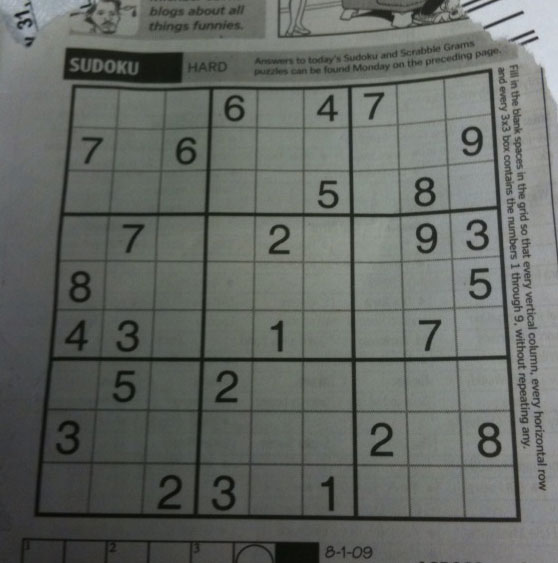
#> input picture Pictures/sudoku.png, 558 x 563 px
$ jupyter execute --allow-errors 22-hough-transform.ipynb
#> lines starting #> are read from the running program, lines starting #| are printed output that depends on the picture; after the words box and inside, x2 and y2 are one past the last pixel; in counts of white or black regions, pixels touching at a corner belong together
# Hough Transform

[cell 1]
import cv2
import numpy as np

## HoughLines
`lines = cv2.HoughLines(image, rho, theta, threshold)`
- lines: outputs vector of lines in polar cooradinates
- rho: distance resolution of accumulator in pixels
- theta: angle resolution of accumulator in radians
- threshold: Only those lines are returnes that get enough votes

[cell 2]
img = cv2.imread('./Pictures/sudoku.png')
#> img is the input picture: shape (563, 558, 3); mean B, G, R 99.5, 104.1, 100

# for canny edge detection convert it to grayscale img
gray = cv2.cvtColor(img, cv2.COLOR_BGR2GRAY)
edges = cv2.Canny(gray, 50, 150, apertureSize=3)
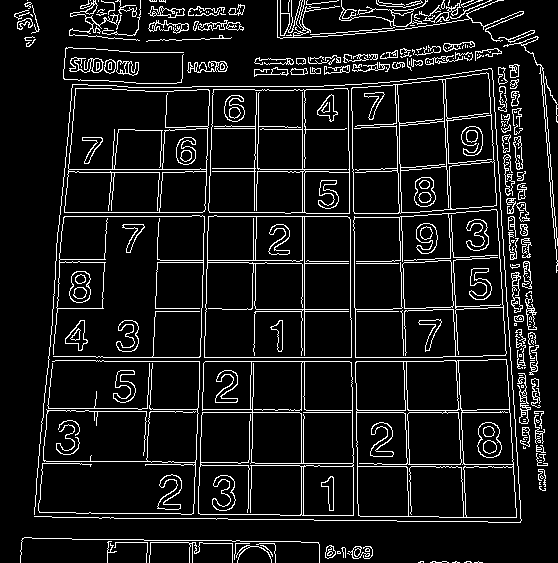
#> edges: shape (563, 558); 9.4% white in thin lines or dots

# lines = cv2.HoughLines(image, rho, theta, threshold)
lines = cv2.HoughLines(edges, 1, np.pi/180, 200)
#> lines = 29 rows, first 8: [361, 1.57], [357, 1.57], [304, 0], [412, 1.57], [212, 0.0349], [216, 0.0349], [216, 1.57], [-349, 3.12]

[cell 3]
for line in lines:
    r, theta = line[0]
    a = np.cos(theta)
    b = np.sin(theta)

    # (x0,y0) will give you the top left corner of the image
    x0 = r*a
    y0 = r*b

    x1 = int(x0 + 1000*b)
    y1 = int(y0 - 1000*a)

    x2 = int(x0 - 1000*b)
    y2 = int(y0 + 1000*a)

    cv2.line(img, (x1,y1), (x2,y2), (0,0,255), 2)
#> this loop made 29 passes
#> (r, theta, a, b, x0, y0, x1, y1) on passes 1 to 12: (361, 1.57, -4.37e-08, 1, -1.58e-05, 361, 999, 361), (357, 1.57, -4.37e-08, 1, -1.56e-05, 357, 999, 357), (304, 0, 1, 0, 304, 0, 304, -1000), (412, 1.57, -4.37e-08, 1, -1.8e-05, 412, 999, 412), (212, 0.0349, 0.999, 0.0349, 211.9, 7.4, 246, -991), (216, 0.0349, 0.999, 0.0349, 215.9, 7.54, 250, -991), (216, 1.57, -4.37e-08, 1, -9.44e-06, 216, 999, 216), (-349, 3.12, -1, 0.0175, 348.9, -6.09, 366, 993), (169, 1.57, -4.37e-08, 1, -7.39e-06, 169, 999, 169), (257, 0.0175, 1, 0.0175, 257, 4.49, 274, -995), (212, 1.57, -4.37e-08, 1, -9.27e-06, 212, 999, 212), (-393, 3.11, -0.999, 0.0349, 392.8, -13.72, 427, 985)
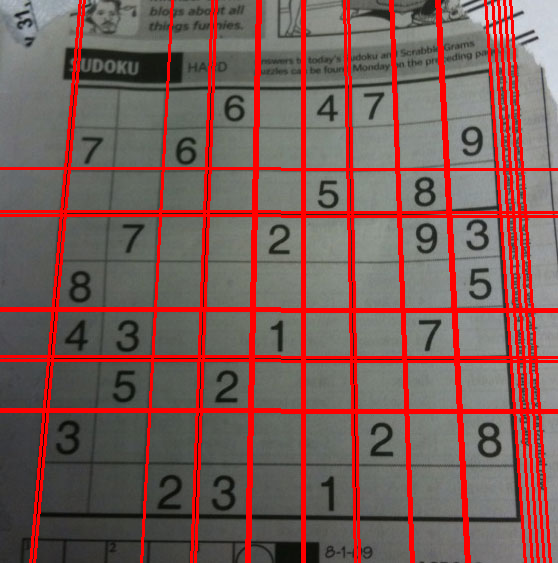
#> img: shape (563, 558, 3); 14.38% of pixels changed, all inside (x1, y1, x2, y2) = (0, 0, 558, 563)

[cell 4]
cv2.imshow('image with HoughLines', img)
cv2.imshow('Canny edge image', edges)

cv2.waitKey(0)
cv2.destroyAllWindows()

## HoughLinesP
`lines = cv2.HoughLinesP(image, rho, theta, threshold)`
- minLineLength: line segment shorter than this are rejected
- maxLineGap: Maximim allowed gap betweeen line segments to treat them as a single line

[cell 5]
img = cv2.imread('./Pictures/road.jpg')
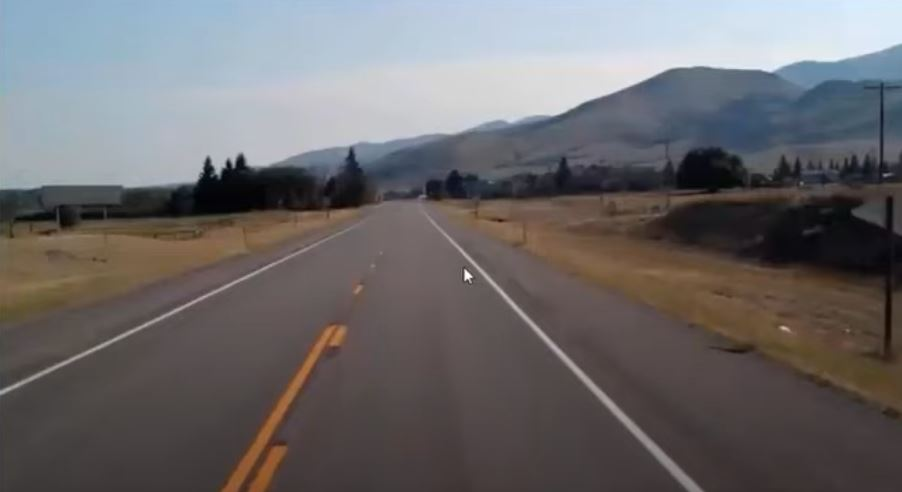
#> input picture Pictures/road.jpg, 902 x 492 px
#> img is the input picture: shape (492, 902, 3); mean B, G, R 106.8, 105.3, 108

# for canny edge detection convert it to grayscale img
gray = cv2.cvtColor(img, cv2.COLOR_BGR2GRAY)
#> gray: shape (492, 902)
edges = cv2.Canny(gray, 50, 150, apertureSize=3)
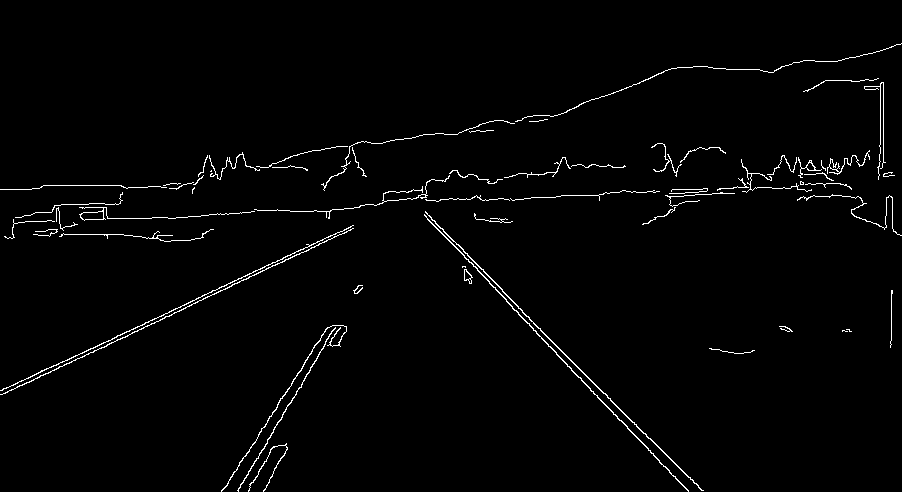
#> edges: shape (492, 902); 1.7% white in thin lines or dots

# applying HoughLinesP
lines = cv2.HoughLinesP(edges, 1, np.pi/180, 100, minLineLength=100, maxLineGap=10)
#> lines = 14 rows, first 6: [1, 390, 241, 278], [0, 390, 353, 225], [502, 291, 701, 490], [489, 283, 597, 395], [567, 366, 688, 491], [0, 394, 256, 274]

[cell 6]
for line in lines:
    x1,y1,x2,y2 = line[0]
    cv2.line(img, (x1,y1), (x2,y2), (0,255,0), 2)
#> this loop made 14 passes
#> (x1, y1, x2, y2) on passes 1 to 12: (1, 390, 241, 278), (0, 390, 353, 225), (502, 291, 701, 490), (489, 283, 597, 395), (567, 366, 688, 491), (0, 394, 256, 274), (193, 303, 353, 228), (518, 308, 648, 438), (221, 491, 328, 327), (431, 219, 540, 328), (238, 490, 325, 344), (424, 214, 529, 323)
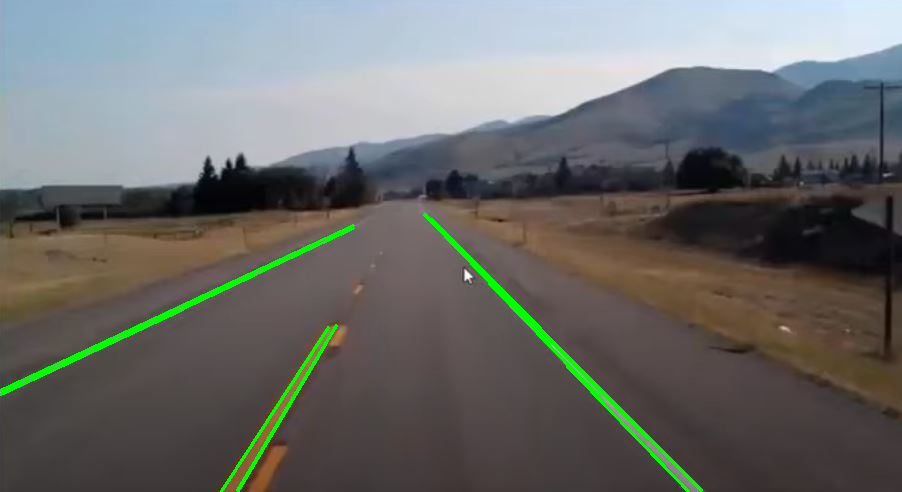
#> img: shape (492, 902, 3); 1.48% of pixels changed, all inside (x1, y1, x2, y2) = (0, 213, 703, 492)

[cell 7]
cv2.imshow('image with HoughLinesP', img)
cv2.waitKey(0)
cv2.destroyAllWindows()

# Lane detection on an image

[cell 8]
def roi(img, vertices):
    mask = np.zeros_like(img)
    mask_color = 255
    cv2.fillPoly(mask, vertices, mask_color)
    masked_img = cv2.bitwise_and(img, mask)
    return masked_img

[cell 9]
# read the image
img = cv2.imread('./Pictures/road.jpg')


# convert the image to grayscale mode
maskedImg_gray = cv2.cvtColor(img, cv2.COLOR_BGR2GRAY)
# apply canny edge detection
canny_image = cv2.Canny(maskedImg_gray, 50, 150)


# crop the region of interest(roi)
h,w,_= img.shape
#> h = 492; w = 902
roi_vertices = [(0,h), (w/2, h/2), (w,h)]
#> roi_vertices = [(0, 492), (451, 246), (902, 492)]
maskedImg = roi(canny_image, np.array([roi_vertices], np.int32))
#> in roi, `cv2.fillPoly(mask, vertices, mask_color)`: mask: shape (492, 902); 25% white; 1 white region, box (x1, y1, x2, y2) and area: (1, 246, 902, 492) 111151
#> in roi, `masked_img = cv2.bitwise_and(img, mask)`: masked_img: shape (492, 902); 0.39% white in thin lines or dots, all inside (x1, y1, x2, y2) = (221, 249, 704, 492)


# applying HoughLinesP
lines = cv2.HoughLinesP(maskedImg, 6, np.pi/60, 160, lines=np.array([]), minLineLength=40, maxLineGap=25)
#> lines = [[502, 291, 701, 490], [567, 366, 627, 426], [570, 367, 613, 414], [258, 458, 335, 325], [500, 287, 537, 327], [477, 268, 548, 346], [550, 346, 594, 394], [254, 443, 280, 398], [648, 448, 685, 488]]

[cell 10]
for line in lines:
    x1,y1,x2,y2 = line[0]
    cv2.line(img, (x1,y1), (x2,y2), (0,255,0), 2)
#> this loop made 9 passes

[cell 11]
cv2.imshow('Original image with HoughLinesP', img)
cv2.imshow('Canny image', canny_image)
cv2.imshow('Masked image', maskedImg)

cv2.waitKey(0)
cv2.destroyAllWindows()

# Lane detection on a video

[cell 12]
def roi(img, vertices):
    mask = np.zeros_like(img)
    mask_color = 255
    cv2.fillPoly(mask, vertices, mask_color)
    masked_img = cv2.bitwise_and(img, mask)
    return masked_img

[cell 13]
def draw_lines(img, lines):
    img = np.copy(img)
    blank_image = np.zeros((img.shape[0], img.shape[1], 3), np.uint8)
    print('-----------------------', lines)
    if lines == [None]:
        return img
    else:
        for line in lines:
            for x1,y1,x2,y2 in line:
                cv2.line(blank_image, (x1,y1), (x2,y2), (0,255,0), 3)
                #x1,y1,x2,y2 = line[0]
        img = cv2.addWeighted(img, 0.8, blank_image, 1, 0)
        return img

[cell 14]
def process(image):

    # convert the image to grayscale mode
    maskedImg_gray = cv2.cvtColor(image, cv2.COLOR_BGR2GRAY)
    # apply canny edge detection
    canny_image = cv2.Canny(maskedImg_gray, 100, 200)


    # crop the region of interest(roi)
    h,w,_= image.shape
    roi_vertices = [(0,h), (w/2, 3*h/4), (w,h)]
    maskedImg = roi(canny_image, np.array([roi_vertices], np.int32))


    # applying HoughLinesP
    lines = cv2.HoughLinesP(maskedImg, 6, np.pi/180, 160, minLineLength=40, maxLineGap=25)
    linesImg = draw_lines(image, np.array([lines]))

    return linesImg

[cell 15]
# read the image
img = cv2.imread('./Pictures/road2.JPG')
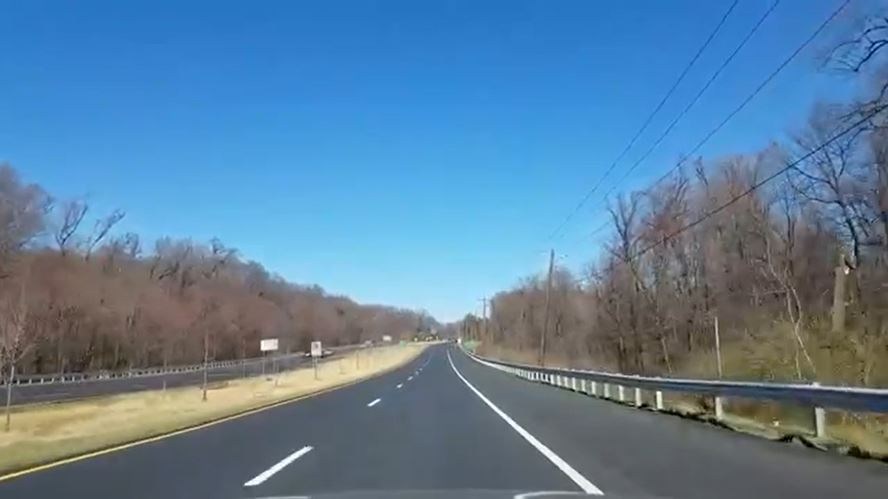
#> input picture Pictures/road2.JPG, 888 x 499 px
#> img is the input picture: shape (499, 888, 3); mean B, G, R 157.3, 128.2, 92.2
#> (the rest of this cell did not finish here and is left out)

#> in process, `canny_image = cv2.Canny(maskedImg_gray, 100, 200)`: canny_image: shape (499, 888); 3.1% white in thin lines or dots
#> in roi, `cv2.fillPoly(mask, vertices, mask_color)`: mask: shape (499, 888); 12.5% white; 1 white region, box (x1, y1, x2, y2) and area: (3, 374, 886, 499) 55567
#> in roi, `masked_img = cv2.bitwise_and(img, mask)`:
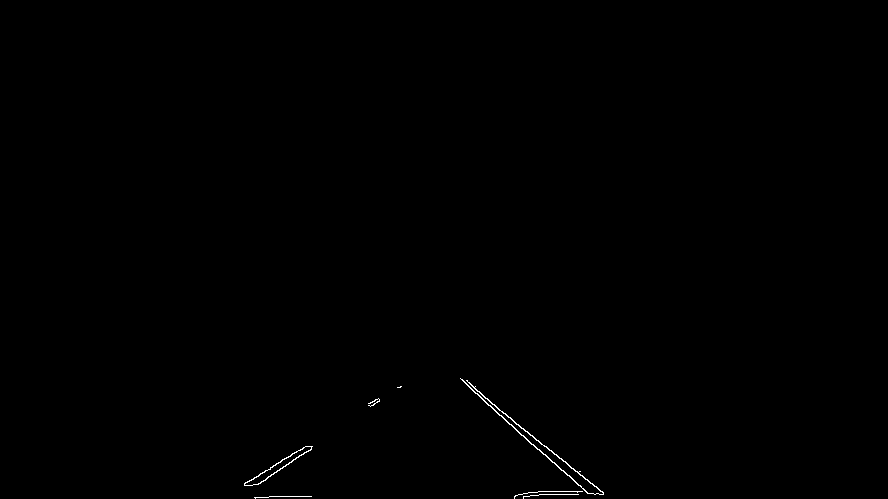
#> masked_img: shape (499, 888); 0.21% white in thin lines or dots, all inside (x1, y1, x2, y2) = (244, 378, 604, 499)
#> in process, `lines = cv2.HoughLinesP(maskedImg, 6, np.pi/180, 160, minLineLength=40..`: lines = [[460, 378, 603, 494], [464, 382, 587, 493]]
#| ----------------------- [[[[460 378 603 494]]
#|   [[464 382 587 493]]]]
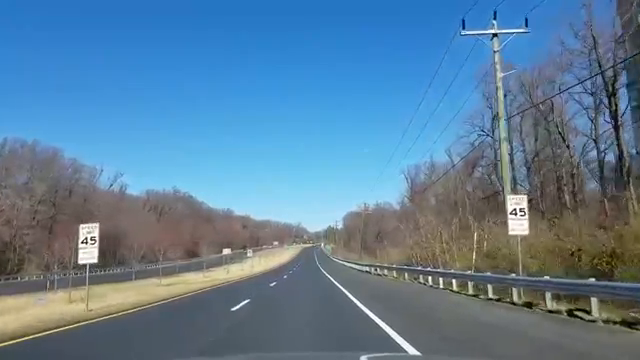
#> input picture frame 89 of Videos/road.mp4, 640 x 360 px
#> further down, frame is the input picture: shape (360, 640, 3); mean B, G, R 152.9, 126.5, 92.3

cv2.imshow('Original image with HoughLinesP', img)

cv2.waitKey(0)
cv2.destroyAllWindows()

[cell 16]
# read the video
cap = cv2.VideoCapture('./Videos/road.mp4')

#> (the rest of this cell did not finish here and is left out)

#> in process (call 2), `maskedImg_gray = cv2.cvtColor(image, cv2.COLOR_BGR2GRAY)`:
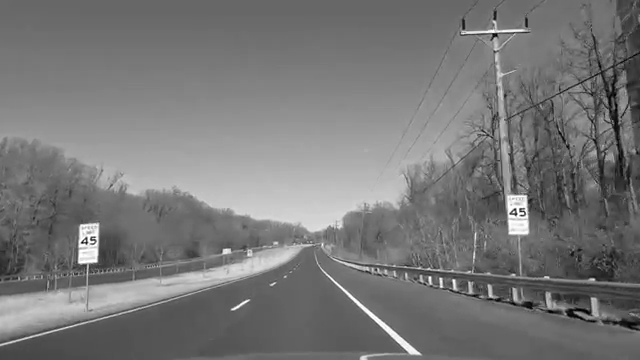
#> maskedImg_gray: shape (360, 640); min 0, max 255, mean 119.3
#> in process (call 2), `canny_image = cv2.Canny(maskedImg_gray, 100, 200)`: canny_image: shape (360, 640); 5.2% white in thin lines or dots
#> in roi (call 2), `cv2.fillPoly(mask, vertices, mask_color)`: mask: shape (360, 640); 12.5% white; 1 white region, box (x1, y1, x2, y2) and area: (3, 270, 638, 360) 28848
#> in roi (call 2), `masked_img = cv2.bitwise_and(img, mask)`:
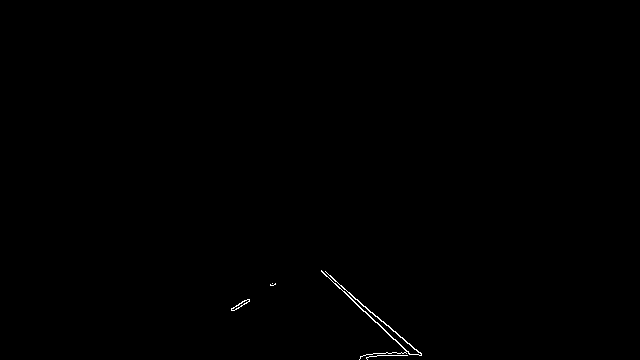
#> masked_img: shape (360, 640); 0.22% white in thin lines or dots, all inside (x1, y1, x2, y2) = (231, 270, 422, 360)
#> in process (call 2), `lines = cv2.HoughLinesP(maskedImg, 6, np.pi/180, 160, minLineLength=40..`: lines = [[334, 280, 381, 321], [325, 271, 421, 355], [352, 300, 411, 354]]
#| ----------------------- [[[[334 280 381 321]]
#|   [[325 271 421 355]]
#|   [[352 300 411 354]]]]
    cv2.imshow('Lane detection', frame)

    # exiting from the window
    if cv2.waitKey(1) & 0xFF == ord('q'):
        break

cap.release()
cv2.destroyAllWindows()
